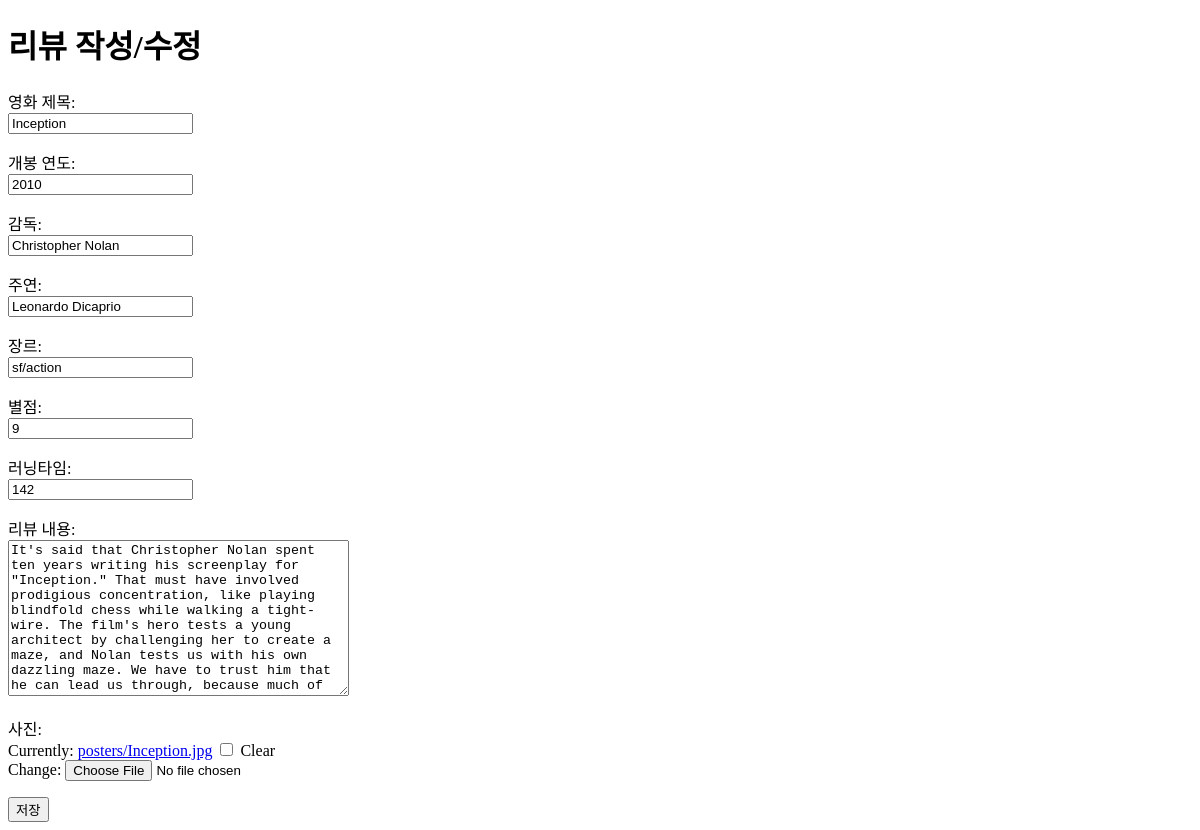
Before: /reviews/6/edit/ with the older database file.
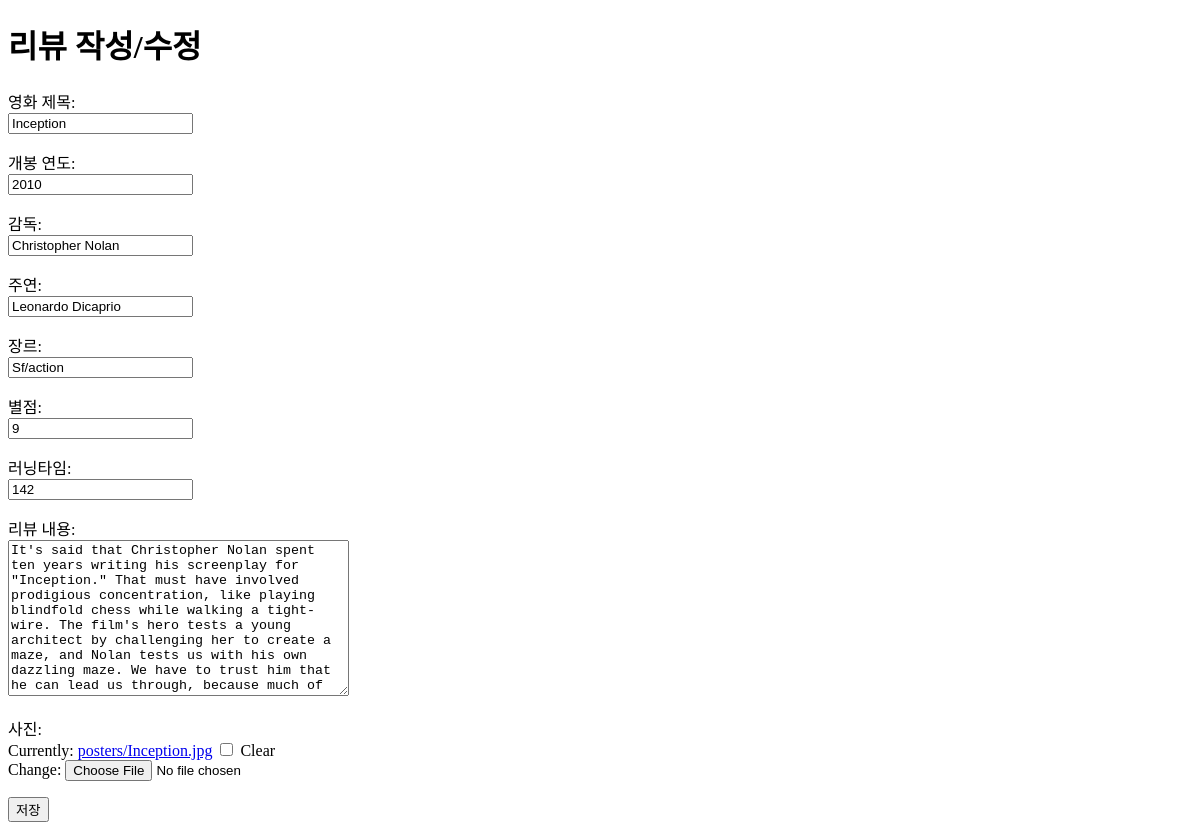
After: the same page with the newer database file.
### reviews/models.py (models this page shows, shortened)
class Review(models.Model):
    title = models.CharField(max_length=100)
    release_year = models.IntegerField()
    genre = models.CharField(max_length=100)
    rating = models.IntegerField()
    director = models.CharField(max_length=100)
    main_actor = models.CharField(max_length=100)
    running_time = models.IntegerField()
    content = models.TextField()
    image = models.ImageField(upload_to='posters/', blank=True, null=True)
    created_at = models.DateTimeField(auto_now_add=True)
    updated_at = models.DateTimeField(auto_now=True)

### reviews/views.py (the view)
# urls.py: path('<int:id>/edit/', views.review_edit, name='review_edit'),
def review_edit(request, id):
    review = get_object_or_404(Review, id=id)
    if request.method == "POST":
        form = ReviewForm(request.POST, request.FILES, instance=review)
        if form.is_valid():
            form.save()
            return redirect('review_detail', id=review.id)
    else:
        form = ReviewForm(instance=review)
    return render(request, 'reviews/review_form.html', {'form': form})

### reviews/forms.py
class ReviewForm(forms.ModelForm):
    class Meta:
        model = Review
        fields = ['title', 'release_year', 'genre', 'rating', 'director', 'main_actor', 'running_time', 'content', 'image']

### reviews/templates/reviews/review_form.html (shortened to what this page needs)
<!DOCTYPE html>
<html>
<head>
</head>
<body>
    <h1>리뷰 작성/수정</h1>
    <form method="post" enctype="multipart/form-data">
        <p>
            <label for="id_title">영화 제목:</label><br>
            {{ form.title }}
        </p>
        <p>
            <label for="id_release_year">개봉 연도:</label><br>
            {{ form.release_year }}
        </p>
        <p>
            <label for="id_director">감독:</label><br>
            {{ form.director }}
        </p>
        <p>
            <label for="id_main_actor">주연:</label><br>
            {{ form.main_actor }}
        </p>
        <p>
            <label for="id_genre">장르:</label><br>
            {{ form.genre }}
        </p>
        <p>
            <label for="id_rating">별점:</label><br>
            {{ form.rating }}
        </p>
        <p>
            <label for="id_running_time">러닝타임:</label><br>
            {{ form.running_time }}
        </p>
        <p>
            <label for="id_content">리뷰 내용:</label><br>
            {{ form.content }}
        </p>
        <p>
            <label for="id_image">사진:</label><br>
            {{ form.image }}
        </p>
        <button type="submit">저장</button>
    </form>
</body>
</html>

Changed rows visible on the page:
changed Review "Inception": genre "sf/action" → "Sf/action"
